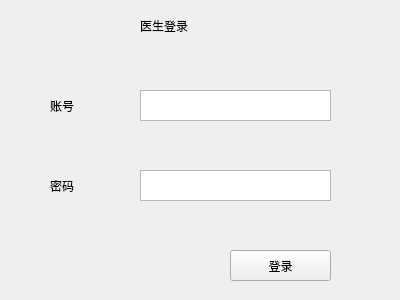
<?xml version="1.0" encoding="UTF-8"?>
<ui version="4.0">
 <class>Form</class>
 <widget class="QWidget" name="Form">
  <property name="geometry">
   <rect>
    <x>0</x>
    <y>0</y>
    <width>400</width>
    <height>300</height>
   </rect>
  </property>
  <property name="windowTitle">
   <string>Form</string>
  </property>
  <widget class="QTextEdit" name="textEdit">
   <property name="geometry">
    <rect>
     <x>140</x>
     <y>90</y>
     <width>191</width>
     <height>31</height>
    </rect>
   </property>
  </widget>
  <widget class="QTextEdit" name="textEdit_2">
   <property name="geometry">
    <rect>
     <x>140</x>
     <y>170</y>
     <width>191</width>
     <height>31</height>
    </rect>
   </property>
  </widget>
  <widget class="QLabel" name="label">
   <property name="geometry">
    <rect>
     <x>50</x>
     <y>100</y>
     <width>54</width>
     <height>12</height>
    </rect>
   </property>
   <property name="text">
    <string>账号</string>
   </property>
  </widget>
  <widget class="QLabel" name="label_2">
   <property name="geometry">
    <rect>
     <x>50</x>
     <y>180</y>
     <width>54</width>
     <height>12</height>
    </rect>
   </property>
   <property name="text">
    <string>密码</string>
   </property>
  </widget>
  <widget class="QLabel" name="label_3">
   <property name="geometry">
    <rect>
     <x>140</x>
     <y>20</y>
     <width>54</width>
     <height>12</height>
    </rect>
   </property>
   <property name="text">
    <string>医生登录</string>
   </property>
  </widget>
  <widget class="QPushButton" name="pushButton">
   <property name="geometry">
    <rect>
     <x>230</x>
     <y>250</y>
     <width>101</width>
     <height>31</height>
    </rect>
   </property>
   <property name="text">
    <string>登录</string>
   </property>
  </widget>
 </widget>
 <resources/>
 <connections/>
</ui>
